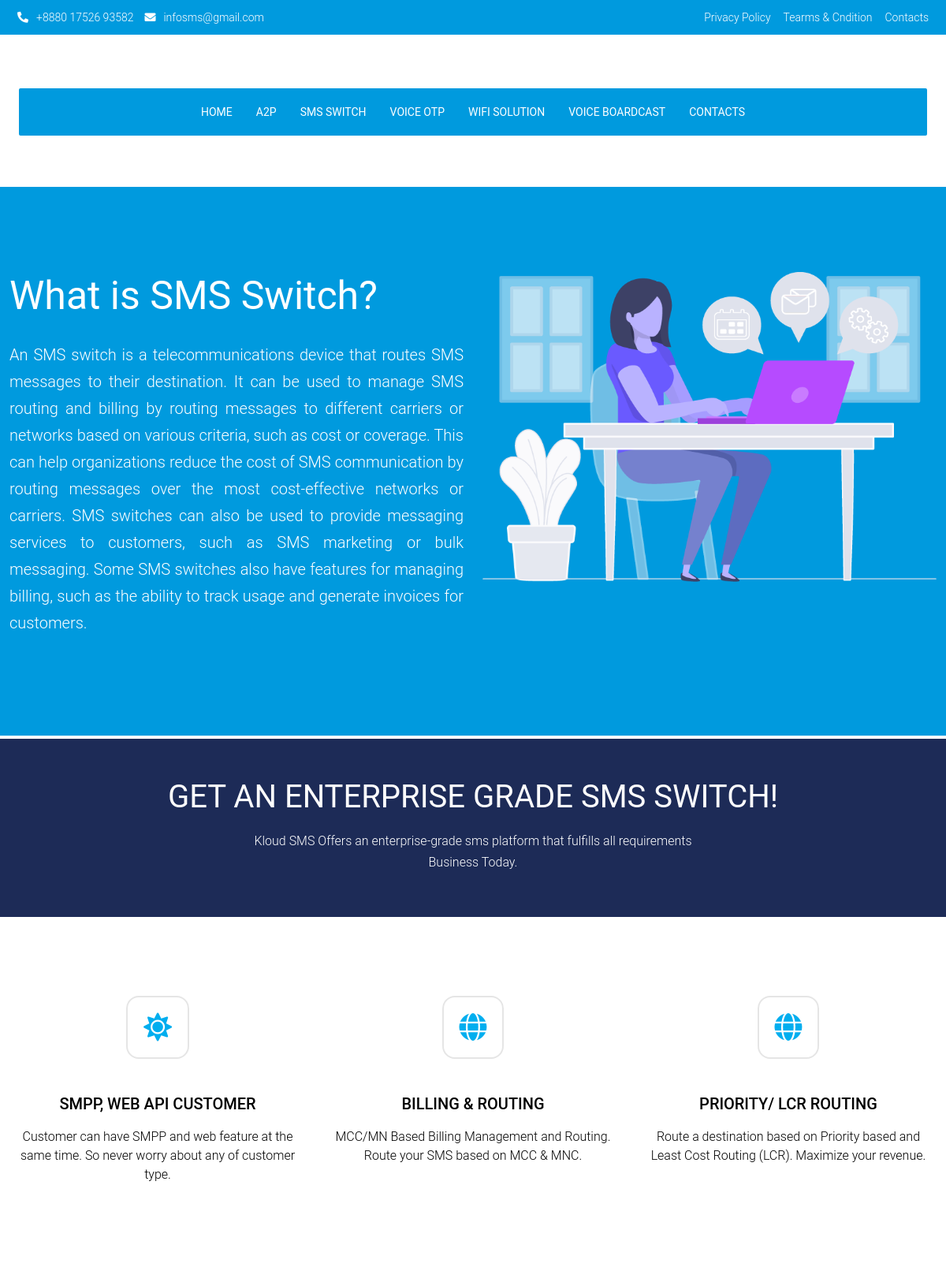
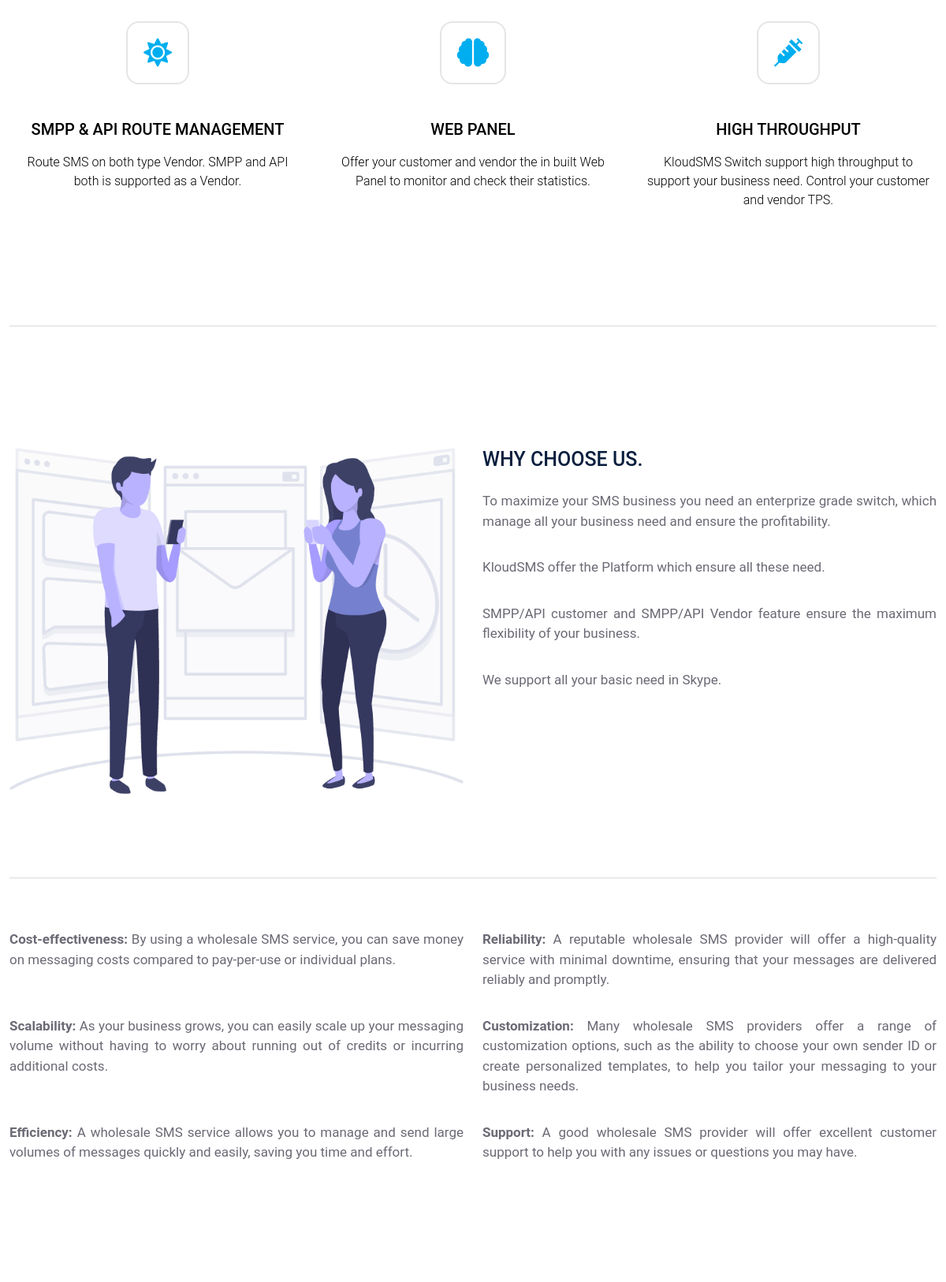
/sms-switch/ (upper part), run on the app's committed database (2 pictures, top to bottom).
### sms/models.py (models this page shows, shortened)
class Contact_information(models.Model):
    phone_no = models.CharField(null=True, max_length=20)
    email_address = models.EmailField(null=True, max_length=50)
    address = models.TextField(max_length=200, null=True)
    header_ph_no = models.CharField(null=True, max_length=20)
    header_email = models.EmailField(null=True, max_length=50)
    logo = models.ImageField(null=True, default="avatar.svg")
    class Meta:
        verbose_name_plural = "Contact Information"

class Sms_Switch_Content(models.Model):
    title = models.CharField(max_length=50, null=True)
    details = models.TextField(null=True)
    picture = models.ImageField(null=True, default="avatar.svg")
    service_title = models.CharField(max_length=50, null=True)
    service_details = models.CharField(null=True, max_length=80)
    class Meta:
        verbose_name_plural = "SMS Switch Contact"

class Sms_Switch_Manue(models.Model):
    title = models.CharField(max_length=60, null=True)
    details = models.TextField(null=True)
    icone = models.CharField(max_length=60, null=True)
    class Meta:
        verbose_name_plural = "SMS Switch Manue"

class Sms_Choose_U(models.Model):
    title = models.CharField(max_length=50, null=True)
    point_1 = models.CharField(max_length=200, null=True)
    point_2 = models.CharField(null=True, max_length=150)
    point_3 = models.CharField(max_length=150)
    point_4 = models.CharField(max_length=150, null=False )
    point_5 = models.CharField(max_length=150, null=False)
    picture = models.ImageField(null=True, default="avatar.svg")
    class Meta:
        verbose_name_plural = "SMS Choose Us"

class Sms_Bottom_Content(models.Model):
    title = models.CharField(max_length=50, null=True)
    details = models.TextField(null=True)
    class Meta:
        verbose_name_plural = "SMS Bottom Content"

### sms/views.py (the view)
# urls.py: path('sms-switch/', views.smsSwitch, name="sms-switch"),
def smsSwitch(request):
    homeService = Home_Service.objects.all()
    conntact = Contact_information.objects.all()[0:1]
    headQuater = Contact_Headquarter.objects.all()[0:1]
    switch = Sms_Switch_Content.objects.all()[0:1]
    choose = Sms_Choose_U.objects.all()[0:1]
    content = Sms_Bottom_Content.objects.all()
    manue = Sms_Switch_Manue.objects.all()
    context = {'switch': switch,
               'choose': choose,
               'content': content,
               'homeService': homeService,
               'manue': manue,
               'conntact': conntact,
               'headQuater': headQuater,
               }
    return render(request, 'base/sms-switch.html', context)

### sms/templates/base/sms-switch.html (shortened to what this page needs)
{% extends 'main.html' %}
{% load static %}
{% block content %}
    <section class="sms-switch">
        <div class="container">
        {% for smswitch in switch %}
        <div class="row mt-5">
            <div class="col-md-6">
                <div class="contact-slider-area">
                    <h2>{{smswitch.title}}</h2>
                    <p>{{smswitch.details}}</p>
                </div>
            </div>
            <div class="col-md-6">
                <div class="sms-img">
                    <img src="{{smswitch.picture.url}}" alt="">
                </div>
            </div>
        </div>
        {% endfor %}
    </div>
    </section>
    <section class="design-full-service mt-1">
        <div class="container">
            <div class="row">
                <div class="col-md-12">
                    {% for smswitch in switch %}
                    <div class="text-pr-service text-center">
                        <h1>{{smswitch.service_title}}</h1>
                        <p>{{smswitch.service_details}} <br> Business Today.</p>
                    </div>
                    {% endfor %}
                </div>
            </div>
        </div>
    </section>
    <section class="bg-company-service">
        <div class="container">
                <div class="row">
                    {% for manue in manue %}
                    <div class="col-md-4">
                        <div class="company-service-sec text-center">
                            <i class="fas {{manue.icone}}"></i>
                            <h2 class="company-service-sec1-underline">{{manue.title}}</h2>
                            <p>{{manue.details}}</p>
                        </div>
                    </div>
                    {% endfor %}
                </div>
            <hr>
        </div>
    </section>
    <section class="bg-company-industrial">
        <div class="container">
            {% for choose in choose %}
                <div class="row mt-5">
                    <div class="col-md-6">
                        <div class="company-industrial-sec">
                            <img src="{{choose.picture.url}}" alt="">
                        </div>
                    </div>
                    <div class="col-md-6">
                        <div class="company-industrial-sec">
                            <h2>{{choose.title}}</h2>
                            <p>{{choose.point_1}} </p>
                            <p>{{choose.point_2}}</p>
                            <p>{{choose.point_3}}</p>
                            <p>{{choose.point_4}}</p>
                        </div>
                    </div>
                </div>
            {% endfor %}
        </div>
    </section>
    <section class="bg-company-industrial">
        <div class="container">
            <hr>
                <div class="row mt-5">
                    {% for conte in content %}
                    <div class="col-md-6">
                        <div class="company-industrial-sec">
                           <p><strong>{{conte.title}}:</strong> {{conte.details}}</p>
                        </div>
                    </div>
                    {% endfor %}
                </div>
        </div>
    </section>
{% endblock %}

### templates/header.html (shortened to what this page needs)
{% load static %}
     {% for conntact in conntact %}
    <section class="b-bac">
            <section class="head-top-bg">
                <div class="container">
                    <div class="row">
                        <div class="col-md-6">
                            <div class="head-top-ll">
                                <a href="#"><i class="fas fa-phone-alt"></i>{{conntact.header_ph_no}}</a>
                                <a href="#"><i class="fas fa-envelope"></i>{{conntact.header_email}}</a>
                            </div>
                        </div>
                        <div class="col-md-6">
                            <div class="head-top-rr text-end">
                                    <a href="#">Privacy Policy</a>
                                    <a href="#">Tearms & Cndition</a>
                                    <a href="{% url 'contact' %}">Contacts</a>
                                </div>
                        </div>
                    </div>
                </div>
            </section>
            <section class="top-bg">
            <div class="container">
                <div class="row gx-0">
                    <div class="col-md-12 text-center">
                        <div class="align-items-center">
                        </div>
                    </div>
                </div>
            </div>
    </section>
    {% endfor %}
        <div class="container-fluid navbar navbar-expand-lg navbar-light py-lg-0 sticky">
            <nav class="container">
                <div class="collapse navbar-collapse justify-content-between text-white" id="navbarCollapse">
                    <div class="navbar-nav m-auto py-0">
                        <a href="{% url 'home' %}" class="nav-item nav-link">Home</a>
                        <div class="nav-item dropdown">
                            <a href="{% url 'a2p' %}" class="nav-link dropdown-toggle">A2P</a>
                        </div>
                        <div class="nav-item dropdown">
                            <a href="{% url 'sms-switch' %}" class="nav-link dropdown-toggle">SMS Switch</a>
                        </div>
                        <div class="nav-item dropdown">
                            <a href="{% url 'voiceotp' %}" class="nav-link dropdown-toggle">Voice OTP</a>
                        </div>
                        <div class="nav-item dropdown">
                            <a href="{% url 'wifisolution' %}" class="nav-link dropdown-toggle">WiFi Solution</a>
                        </div>
                        <div class="nav-item dropdown">
                            <a href="{% url 'boardcast' %}" class="nav-link dropdown-toggle">Voice Boardcast</a>
                        </div>
                        <div class="nav-item dropdown">
                            <a href="{% url 'contact' %}" class="nav-link dropdown-toggle">Contacts</a>
                        </div>
                    </div>
                </div>
            </nav>
        </div>
    </section>

### static/css/style.css (style rules this page uses)
:root { --primary: #00529E; --secondary: #206CFF; --light: #FFFFFF; --dark: #091E3E; }
html, body { overflow-x: hidden; width: 100%; }
body { margin: 0; font-family: "Roboto",sans-serif; font-size: 1rem; font-weight: 400; line-height: 1.5; color: #6B6A75; background-color: #fff; -webkit-text-size-adjust: 100%; -webkit-tap-highlight-color: rgba(0,0,0,0); }
h1, h2, .font-weight-bold { font-weight: 700; }
a { color: var(--primary); }
.navbar-light .navbar-nav .nav-link { font-family: 'Roboto', sans-serif; padding: 20px 15px; font-size: 14px; text-transform: uppercase; color: #fff; outline: none; }
.sticky { position: fixed; }
.dropdown-toggle::after { content: none; }
section.head-top-bg { background: #009ade; padding: 10px; }
.head-top-ll a { color: #fff; font-size: 14px; padding: 10px; padding-left: 0; font-weight: 300; }
.head-top-ll i { padding-right: 10px; font-size: 14px; }
.head-top-rr.text-end a { color: #fff; padding: 12px; font-weight: 300; font-size: 14px; padding-right: 0; }
section.top-bg { padding: 22px; }
.container { max-width: 1200px; }
div#navbarCollapse { background: #009ade; height: 60px; border-radius: 2px; }
.sms-img img { width: 100%; height: 393px; }
section.sms-switch { background: #009ade; margin-top: 125px; padding-top: 60px; padding-bottom: 110px; }
.contact-slider-area p { padding-top: 20px; color: #fff; font-size: 20px; line-height: 1.7; text-align: justify; font-family: "Roboto", sans-serif; font-weight: 300; }
.contact-slider-area h2 { color: #fff; font-family: "Roboto", sans-serif; font-weight: 400; font-size: 50px; }
.text-pr-service.text-center h1 { color: #fff; font-weight: 400; padding-top: 30px; font-family: "Roboto", sans-serif; }
.text-pr-service.text-center p { font-size: 16px; font-family: "Roboto", sans-serif; font-weight: 300; line-height: 1.7; padding-bottom: 20px; }
section.design-full-service { background: #1d2b57; padding: 20px; }
.text-pr-service p { color: #fff; padding-top: 10px; font-family: "Roboto", sans-serif; font-size: 17px; font-weight: 700; }
section.bg-company-service { padding-bottom: 90px; margin-top: 80px; }
.company-service-sec i { font-size: 36px; padding: 20px; color: rgb(0, 174, 239); border: 2px solid rgba(0, 0, 0, .1); margin-top: 15px; margin-bottom: 20px; border-radius: 16px; }
.company-service-sec h2 { font-size: 20px; color: #000; padding-top: 25px; font-family: "Roboto", sans-serif; font-weight: 500; }
.company-service-sec p { color: #000; font-size: 16px; font-weight: 300; font-family: "Roboto", sans-serif; padding-top: 10px; padding-bottom: 15px; }
section.bg-company-industrial { padding-bottom: 90px; }
.company-industrial-sec img { width: 100%; height: 100%; }
.company-industrial-sec h2 { font-size: 25px; text-transform: uppercase; font-family: "Roboto", sans-serif; font-weight: 500; }
.company-industrial-sec p { font-size: 17px; font-weight: 400; text-align: justify; font-family: "Roboto", sans-serif; padding-top: 17px; }
.company-service-sec.text-center { border: 2px solid #fff; width: 100%; height: 370px; padding: 3px; margin-bottom: 20px; }

### data on the page
Contact_information: header_ph_no "+8880 17526 93582", header_email "infosms@gmail.com"
Sms_Switch_Content: title "What is SMS Switch?", details "An SMS switch is a telecommunications device that routes SMS messages to their destination. It can be used to manage SMS routing and billing by routing messages to different carriers or networks based on various criteria, such as cost or coverage. This can help organizations reduce the cost of SMS communication by routing messages over the most cost-effective networks or carriers. SMS switches can also be used to provide messaging services to customers, such as SMS marketing or bulk messaging. Some SMS switches also have features for managing billing, such as the ability to track usage and generate invoices for customers.", picture (picture), service_title "GET AN ENTERPRISE GRADE SMS SWITCH!", service_details "Kloud SMS Offers an enterprise-grade sms platform that fulfills all requirements"
Sms_Switch_Manue: title "SMPP, WEB API CUSTOMER", details "Customer can have SMPP and web feature at the same time. So never worry about any of customer type."
Sms_Switch_Manue: title "BILLING & ROUTING", details "MCC/MN Based Billing Management and Routing. Route your SMS based on MCC & MNC."
Sms_Switch_Manue: title "PRIORITY/ LCR ROUTING", details "Route a destination based on Priority based and Least Cost Routing (LCR). Maximize your revenue."
Sms_Switch_Manue: title "SMPP & API ROUTE MANAGEMENT", details "Route SMS on both type Vendor. SMPP and API both is supported as a Vendor."
Sms_Switch_Manue: title "WEB PANEL", details "Offer your customer and vendor the in built Web Panel to monitor and check their statistics."
Sms_Switch_Manue: title "HIGH THROUGHPUT", details "KloudSMS Switch support high throughput to support your business need. Control your customer and vendor TPS."
Sms_Choose_U: picture (picture), title "WHY CHOOSE US.", point_1 "To maximize your SMS business you need an enterprize grade switch, which manage all your business need and ensure the profitability.", point_2 "KloudSMS offer the Platform which ensure all these need.", point_3 "SMPP/API customer and SMPP/API Vendor feature ensure the maximum flexibility of your business.", point_4 "We support all your basic need in Skype."
Sms_Bottom_Content: title "Cost-effectiveness", details "By using a wholesale SMS service, you can save money on messaging costs compared to pay-per-use or individual plans."
Sms_Bottom_Content: title "Reliability", details "A reputable wholesale SMS provider will offer a high-quality service with minimal downtime, ensuring that your messages are delivered reliably and promptly."
Sms_Bottom_Content: title "Scalability", details "As your business grows, you can easily scale up your messaging volume without having to worry about running out of credits or incurring additional costs."
Sms_Bottom_Content: title "Customization", details "Many wholesale SMS providers offer a range of customization options, such as the ability to choose your own sender ID or create personalized templates, to help you tailor your messaging to your business needs."
Sms_Bottom_Content: title "Efficiency", details "A wholesale SMS service allows you to manage and send large volumes of messages quickly and easily, saving you time and effort."
Sms_Bottom_Content: title "Support", details "A good wholesale SMS provider will offer excellent customer support to help you with any issues or questions you may have."
